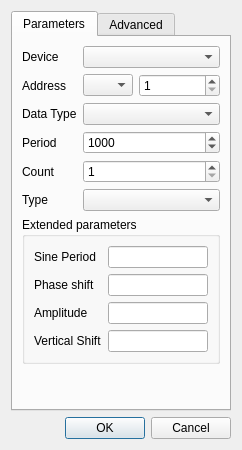
<?xml version="1.0" encoding="UTF-8"?>
<ui version="4.0">
 <class>mbServerDialogAction</class>
 <widget class="QDialog" name="mbServerDialogAction">
  <property name="geometry">
   <rect>
    <x>0</x>
    <y>0</y>
    <width>242</width>
    <height>450</height>
   </rect>
  </property>
  <property name="windowTitle">
   <string>Simulation Item</string>
  </property>
  <layout class="QVBoxLayout" name="verticalLayout">
   <item>
    <widget class="QTabWidget" name="tabWidget">
     <property name="currentIndex">
      <number>0</number>
     </property>
     <widget class="QWidget" name="tabParameters">
      <attribute name="title">
       <string>Parameters</string>
      </attribute>
      <layout class="QVBoxLayout" name="verticalLayout_3">
       <item>
        <layout class="QFormLayout" name="formLayout">
         <item row="0" column="0">
          <widget class="QLabel" name="label_4">
           <property name="text">
            <string>Device</string>
           </property>
          </widget>
         </item>
         <item row="0" column="1">
          <widget class="QComboBox" name="cmbDevice"/>
         </item>
         <item row="1" column="0">
          <widget class="QLabel" name="label">
           <property name="text">
            <string>Address</string>
           </property>
          </widget>
         </item>
         <item row="1" column="1">
          <layout class="QHBoxLayout" name="horizontalLayout" stretch="0,1">
           <item>
            <widget class="QComboBox" name="cmbAdrType">
             <property name="sizePolicy">
              <sizepolicy hsizetype="Minimum" vsizetype="Fixed">
               <horstretch>0</horstretch>
               <verstretch>0</verstretch>
              </sizepolicy>
             </property>
             <property name="maximumSize">
              <size>
               <width>50</width>
               <height>16777215</height>
              </size>
             </property>
            </widget>
           </item>
           <item>
            <widget class="QSpinBox" name="spOffset">
             <property name="minimum">
              <number>1</number>
             </property>
             <property name="maximum">
              <number>465535</number>
             </property>
            </widget>
           </item>
          </layout>
         </item>
         <item row="2" column="0">
          <widget class="QLabel" name="label_3">
           <property name="text">
            <string>Data Type</string>
           </property>
          </widget>
         </item>
         <item row="2" column="1">
          <widget class="QComboBox" name="cmbDataType"/>
         </item>
         <item row="3" column="0">
          <widget class="QLabel" name="label_5">
           <property name="text">
            <string>Period</string>
           </property>
          </widget>
         </item>
         <item row="3" column="1">
          <widget class="QSpinBox" name="spPeriod">
           <property name="maximum">
            <number>32000</number>
           </property>
           <property name="value">
            <number>1000</number>
           </property>
          </widget>
         </item>
         <item row="4" column="0">
          <widget class="QLabel" name="label_2">
           <property name="text">
            <string>Count</string>
           </property>
          </widget>
         </item>
         <item row="4" column="1">
          <widget class="QSpinBox" name="spCount">
           <property name="minimum">
            <number>1</number>
           </property>
           <property name="maximum">
            <number>65536</number>
           </property>
           <property name="value">
            <number>1</number>
           </property>
          </widget>
         </item>
         <item row="5" column="0">
          <widget class="QLabel" name="label_7">
           <property name="text">
            <string>Type</string>
           </property>
          </widget>
         </item>
         <item row="5" column="1">
          <widget class="QComboBox" name="cmbActionType"/>
         </item>
        </layout>
       </item>
       <item>
        <widget class="QGroupBox" name="groupBox">
         <property name="minimumSize">
          <size>
           <width>0</width>
           <height>0</height>
          </size>
         </property>
         <property name="title">
          <string>Extended parameters</string>
         </property>
         <layout class="QVBoxLayout" name="verticalLayout_4">
          <property name="spacing">
           <number>0</number>
          </property>
          <property name="leftMargin">
           <number>0</number>
          </property>
          <property name="topMargin">
           <number>0</number>
          </property>
          <property name="rightMargin">
           <number>0</number>
          </property>
          <property name="bottomMargin">
           <number>0</number>
          </property>
          <item>
           <widget class="QStackedWidget" name="swActionType">
            <property name="currentIndex">
             <number>1</number>
            </property>
            <widget class="QWidget" name="pgIncrement">
             <layout class="QFormLayout" name="formLayout_3">
              <item row="0" column="0">
               <widget class="QLabel" name="label_9">
                <property name="text">
                 <string>Increment</string>
                </property>
               </widget>
              </item>
              <item row="0" column="1">
               <widget class="QLineEdit" name="lnActionIncrement"/>
              </item>
             </layout>
            </widget>
            <widget class="QWidget" name="pgSine">
             <layout class="QFormLayout" name="formLayout_4">
              <item row="3" column="0">
               <widget class="QLabel" name="label_10">
                <property name="text">
                 <string>Amplitude</string>
                </property>
               </widget>
              </item>
              <item row="3" column="1">
               <widget class="QLineEdit" name="lnActionSineAmplitude"/>
              </item>
              <item row="2" column="1">
               <widget class="QLineEdit" name="lnActionSinePhaseShift"/>
              </item>
              <item row="2" column="0">
               <widget class="QLabel" name="label_12">
                <property name="text">
                 <string>Phase shift</string>
                </property>
               </widget>
              </item>
              <item row="1" column="1">
               <widget class="QLineEdit" name="lnActionSinePeriod"/>
              </item>
              <item row="1" column="0">
               <widget class="QLabel" name="label_15">
                <property name="text">
                 <string>&lt;html&gt;&lt;head/&gt;&lt;body&gt;&lt;p&gt;Sine Period&lt;/p&gt;&lt;/body&gt;&lt;/html&gt;</string>
                </property>
               </widget>
              </item>
              <item row="4" column="1">
               <widget class="QLineEdit" name="lnActionSineVerticalShift"/>
              </item>
              <item row="4" column="0">
               <widget class="QLabel" name="label_11">
                <property name="text">
                 <string>Vertical Shift</string>
                </property>
               </widget>
              </item>
             </layout>
             <zorder>lnActionSineAmplitude</zorder>
             <zorder>label_10</zorder>
             <zorder>lnActionSinePhaseShift</zorder>
             <zorder>label_12</zorder>
             <zorder>lnActionSinePeriod</zorder>
             <zorder>label_15</zorder>
             <zorder>lnActionSineVerticalShift</zorder>
             <zorder>label_11</zorder>
            </widget>
            <widget class="QWidget" name="pgRandom">
             <layout class="QFormLayout" name="formLayout_5">
              <item row="0" column="0">
               <widget class="QLabel" name="label_14">
                <property name="text">
                 <string>Minimum</string>
                </property>
               </widget>
              </item>
              <item row="0" column="1">
               <widget class="QLineEdit" name="lnActionRandomMin"/>
              </item>
              <item row="1" column="0">
               <widget class="QLabel" name="label_13">
                <property name="text">
                 <string>Maximum</string>
                </property>
               </widget>
              </item>
              <item row="1" column="1">
               <widget class="QLineEdit" name="lnActionRandomMax"/>
              </item>
             </layout>
            </widget>
           </widget>
          </item>
         </layout>
        </widget>
       </item>
       <item>
        <spacer name="verticalSpacer">
         <property name="orientation">
          <enum>Qt::Vertical</enum>
         </property>
         <property name="sizeHint" stdset="0">
          <size>
           <width>20</width>
           <height>40</height>
          </size>
         </property>
        </spacer>
       </item>
      </layout>
     </widget>
     <widget class="QWidget" name="tabAdvanced">
      <attribute name="title">
       <string>Advanced</string>
      </attribute>
      <layout class="QVBoxLayout" name="verticalLayout_2">
       <item>
        <layout class="QFormLayout" name="formLayout_2">
         <item row="0" column="0">
          <widget class="QLabel" name="label_8">
           <property name="text">
            <string>Byte order</string>
           </property>
          </widget>
         </item>
         <item row="0" column="1">
          <widget class="QComboBox" name="cmbByteOrder"/>
         </item>
         <item row="1" column="0">
          <widget class="QLabel" name="label_6">
           <property name="text">
            <string>Register order</string>
           </property>
          </widget>
         </item>
         <item row="1" column="1">
          <widget class="QComboBox" name="cmbRegisterOrder"/>
         </item>
        </layout>
       </item>
       <item>
        <spacer name="verticalSpacer_2">
         <property name="orientation">
          <enum>Qt::Vertical</enum>
         </property>
         <property name="sizeHint" stdset="0">
          <size>
           <width>20</width>
           <height>40</height>
          </size>
         </property>
        </spacer>
       </item>
      </layout>
     </widget>
    </widget>
   </item>
   <item>
    <widget class="QDialogButtonBox" name="buttonBox">
     <property name="orientation">
      <enum>Qt::Horizontal</enum>
     </property>
     <property name="standardButtons">
      <set>QDialogButtonBox::Cancel|QDialogButtonBox::Ok</set>
     </property>
    </widget>
   </item>
  </layout>
 </widget>
 <resources/>
 <connections/>
</ui>
